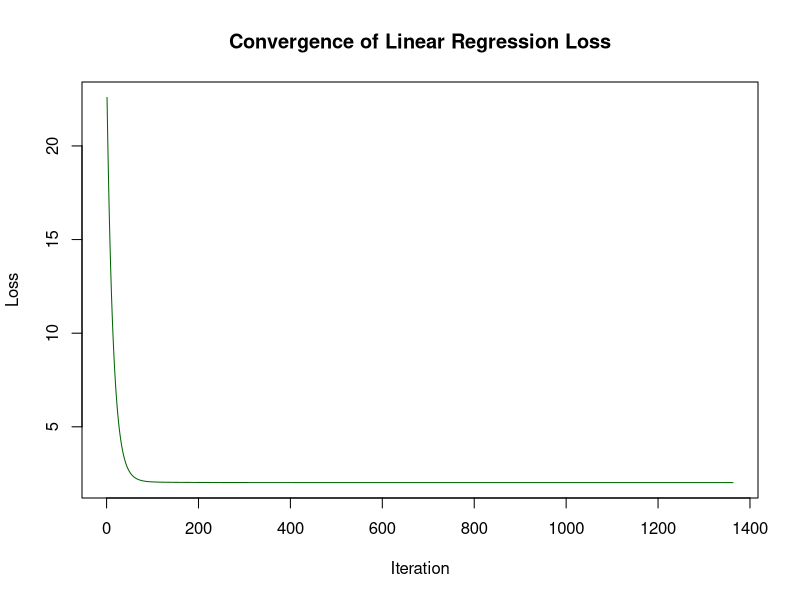

This chart was generated by the following R code:
# question 1
# Set seed for reproducibility
set.seed(42)

# Generate synthetic data
n <- 100
x <- rnorm(n, mean = 1, sd = sqrt(2))
y <- rnorm(n, mean = 2 + 3 * x, sd = sqrt(5))

# Design matrix with intercept
X <- cbind(1, x)

# Loss function: Mean Squared Error (with 1/2n factor)
linear_loss <- function(beta, X, y) {
  n <- nrow(X)
  residuals <- y - X %*% beta
  return((1 / (2 * n)) * sum(residuals^2))
}

# Gradient of the loss function
linear_grad <- function(beta, X, y) {
  n <- nrow(X)
  grad <- -t(X) %*% (y - X %*% beta) / n
  return(grad)
}

# Initialization
beta <- c(0, 0)      # Initial β0
eta <- 0.01          # Step size
epsilon <- 1e-6      # Convergence threshold
max_iter <- 10000    # Safety cap
loss_history <- numeric()

# Gradient Descent Loop
for (iter in 1:max_iter) {
  grad <- linear_grad(beta, X, y)
  beta_new <- beta - eta * grad
  loss_val <- linear_loss(beta_new, X, y)
  loss_history <- c(loss_history, loss_val)
  
  if (sqrt(sum((beta_new - beta)^2)) < epsilon) {
    cat("Converged at iteration", iter, "\n")
    break
  }
  
  beta <- beta_new
}

# Final results
cat("Final beta:", beta, "\n")
cat("Final loss:", tail(loss_history, 1), "\n")
cat("Total iterations:", length(loss_history), "\n")

# Plot convergence
plot(loss_history, type = "l", col = "darkgreen",
     xlab = "Iteration", ylab = "Loss",
     main = "Convergence of Linear Regression Loss")
